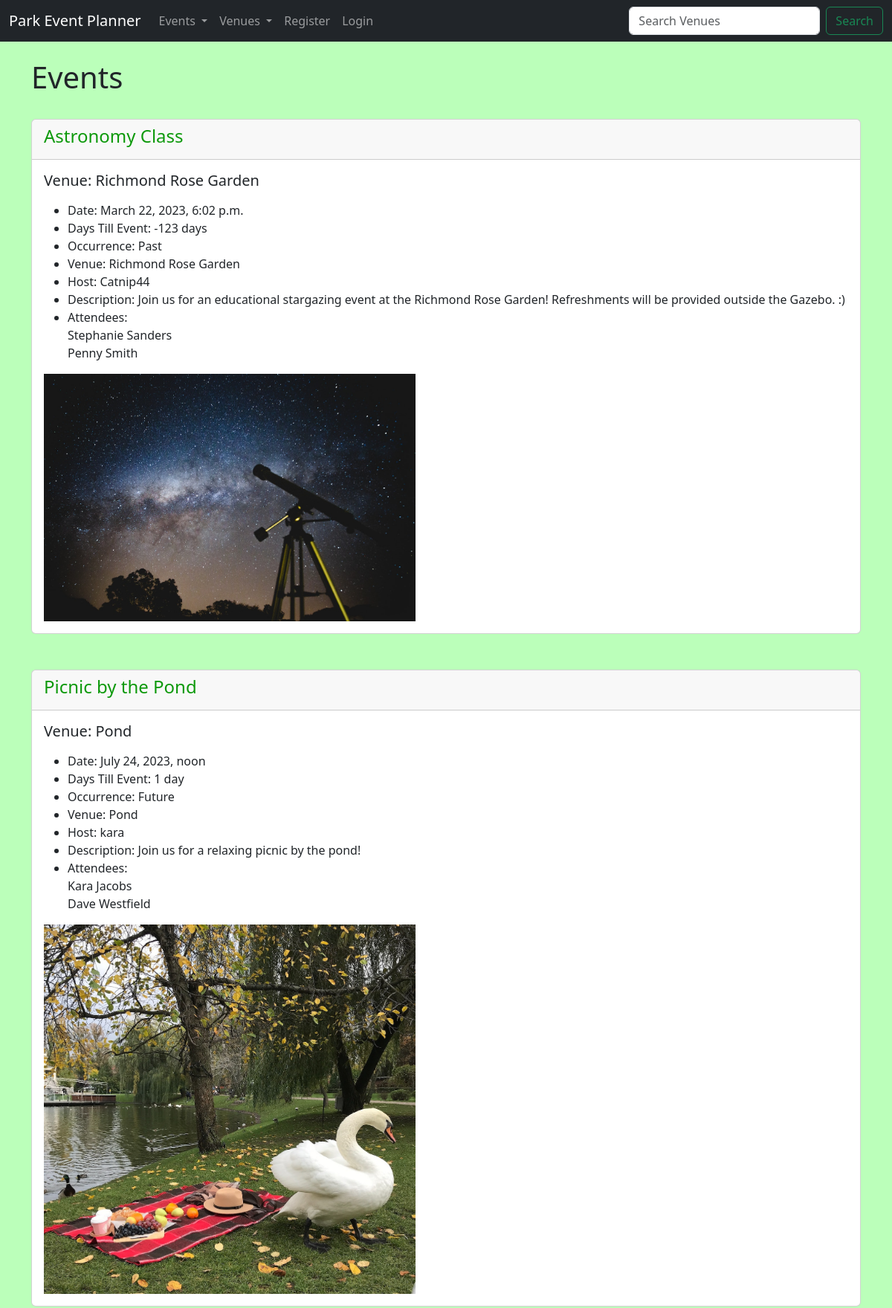
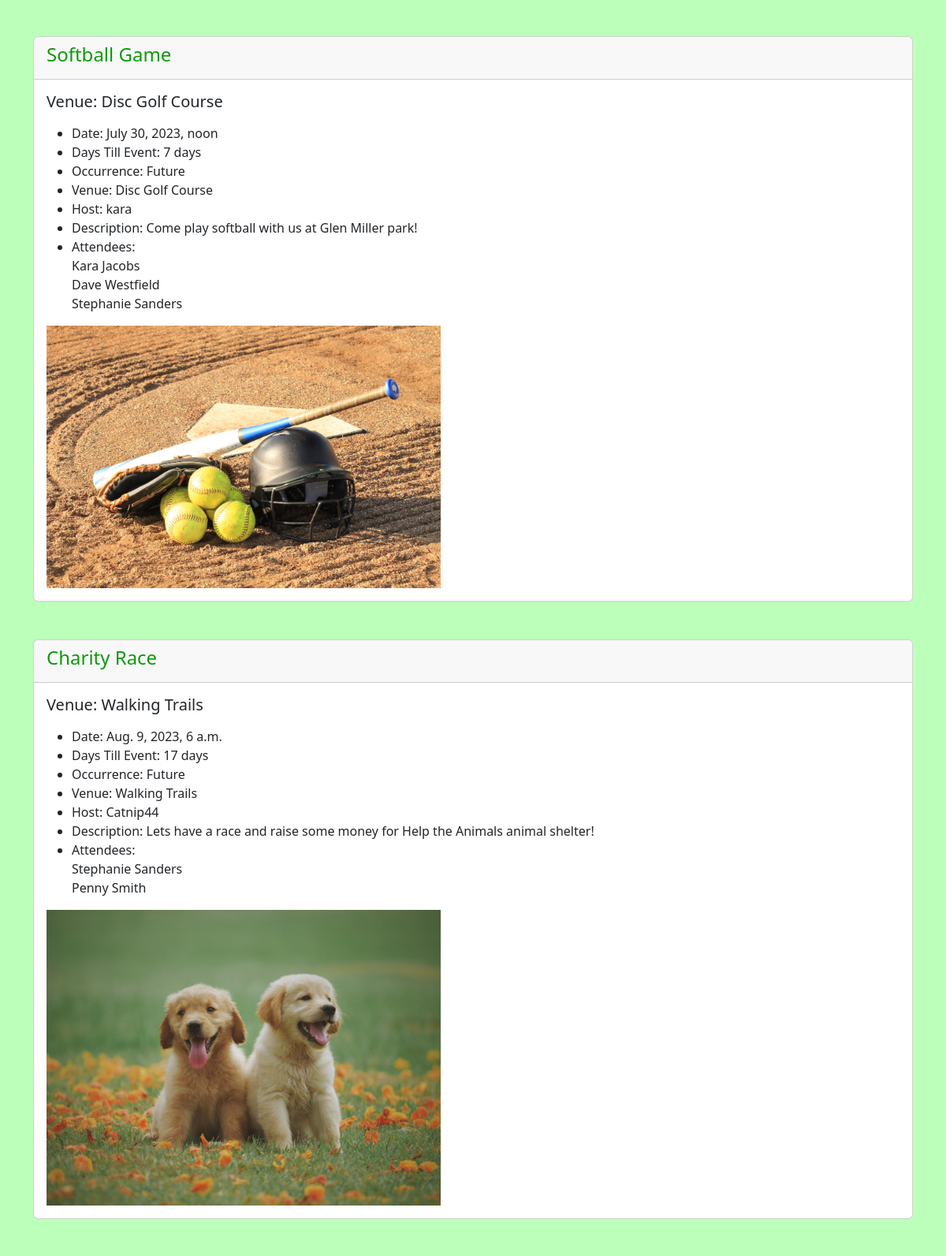
The app's page /events (upper part) with its own data (2 pictures, top to bottom).
### events/models.py (models this page shows)
class Event(models.Model):
	name = models.CharField('Event Name', max_length=120)
	timeslot = models.DateTimeField('Event Date')
	venue = models.ForeignKey(Venue, blank=True, null=True, on_delete=models.CASCADE)
	host = models.ForeignKey(User, blank=True, null=True, on_delete=models.SET_NULL)
	attendees = models.ManyToManyField(ParkAppUser, blank=True)
	description = models.TextField(blank=True)
	event_image = models.ImageField(null=True, blank=True, upload_to="images/")
	def __str__(self): # lets you click on an event name to access it
		return self.name
	@property
	def Days_till(self):
		today = date.today()
		days_till = self.timeslot.date() - today
		days_till_stripped = str(days_till).split(",", 1)[0]
		return days_till_stripped
	@property
	def Is_Past(self):
		today = date.today()
		if self.timeslot.date() < today:
			happens = "Past"
		else:
			happens = "Future"
		return happens

class Venue(models.Model):
	name = models.CharField('Venue Name', max_length=120)
	description = models.TextField(blank=True)
	owner = models.IntegerField("Venue Owner", blank=False, default=1)
	venue_image = models.ImageField(null=True, blank=True, upload_to="images/")
	def __str__(self): # lets you click on a venue to access it
		return self.name

class ParkAppUser(models.Model):
	first_name = models.CharField(max_length=30)
	last_name = models.CharField(max_length=30)
	email = models.EmailField('User Email')
	def __str__(self): # lets you click on a username to access it
		return self.first_name + ' ' + self.last_name

### events/views.py (the view)
# urls.py: path('events', views.all_events, name="list-events"),
def all_events(request):
	event_list = Event.objects.all().order_by('timeslot')
	return render(request, 'events/event_list.html', {'event_list': event_list})

### events/templates/events/event_list.html (shortened to what this page needs)
{% extends 'events/base.html' %}
{% block content %}
	<h1>Events</h1>
	<br/>
{% for event in event_list %}
	<div class="card">
	  <div class="card-header">
	  	<h4>{{ event }}</h4>
	  </div>
	  <div class="card-body">
	    <h5 class="card-title">Venue: {{ event.venue }}</h5>
	    <p class="card-text">
	<ul>
		<li>Date: {{ event.timeslot }}</li>
		<li>Days Till Event: {{ event.Days_till }}</li>
		<li>Occurrence: {{ event.Is_Past }}</li>
		<li>Venue: {{ event.venue }}</li>
		<li>Host: {{ event.host }}</li>
		<li>Description: {{ event.description }}</li>
		<li>Attendees:<br/>
		{% for user in event.attendees.all %}
		{{ user }}<br/>
		{% endfor %}
		</li>
	</ul>
	    </p>
	{% if event.event_image %}
	<img src="{{ event.event_image.url }}" width=500>
	{% endif %}
	</div>
	</div>
<br/>
<br/>
{% endfor %}
{% endblock %}

### static/css/parkstyle.css (style rules this page uses)
h4 { color: #0d990b; }
body { background: #bbffba }

### records on screen
Event: name "Astronomy Class", venue "Richmond Rose Garden", timeslot "March 22, 2023, 6:02 p.m.", Days_till "-123 days", Is_Past "Past", host "Catnip44", description "Join us for an educational stargazing event at the Richmond Rose Garden! Refreshments will be provided outside the Gazebo. :)", event_image (picture)
ParkAppUser: first_name+last_name "Stephanie Sanders"
ParkAppUser: first_name+last_name "Penny Smith"
Event: name "Picnic by the Pond", venue "Pond", timeslot "July 24, 2023, noon", Days_till "1 day", Is_Past "Future", host "kara", description "Join us for a relaxing picnic by the pond!", event_image (picture)
ParkAppUser: first_name+last_name "Kara Jacobs"
ParkAppUser: first_name+last_name "Dave Westfield"
Event: name "Softball Game", venue "Disc Golf Course", timeslot "July 30, 2023, noon", Days_till "7 days", Is_Past "Future", host "kara", description "Come play softball with us at Glen Miller park!", event_image (picture)
Event: name "Charity Race", venue "Walking Trails", timeslot "Aug. 9, 2023, 6 a.m.", Days_till "17 days", Is_Past "Future", host "Catnip44", description "Lets have a race and raise some money for Help the Animals animal shelter!", event_image (picture)
